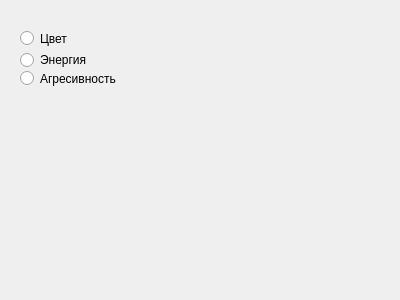
<?xml version="1.0" encoding="UTF-8"?>
<ui version="4.0">
 <class>Form</class>
 <widget class="QWidget" name="Form">
  <property name="geometry">
   <rect>
    <x>0</x>
    <y>0</y>
    <width>400</width>
    <height>300</height>
   </rect>
  </property>
  <property name="windowTitle">
   <string>Form</string>
  </property>
  <widget class="QRadioButton" name="radioButton">
   <property name="geometry">
    <rect>
     <x>20</x>
     <y>30</y>
     <width>82</width>
     <height>17</height>
    </rect>
   </property>
   <property name="text">
    <string>Цвет</string>
   </property>
  </widget>
  <widget class="QRadioButton" name="radioButton_2">
   <property name="geometry">
    <rect>
     <x>20</x>
     <y>50</y>
     <width>82</width>
     <height>20</height>
    </rect>
   </property>
   <property name="text">
    <string>Энергия</string>
   </property>
  </widget>
  <widget class="QRadioButton" name="radioButton_3">
   <property name="geometry">
    <rect>
     <x>20</x>
     <y>70</y>
     <width>101</width>
     <height>17</height>
    </rect>
   </property>
   <property name="text">
    <string>Агресивность</string>
   </property>
  </widget>
 </widget>
 <resources/>
 <connections/>
</ui>
